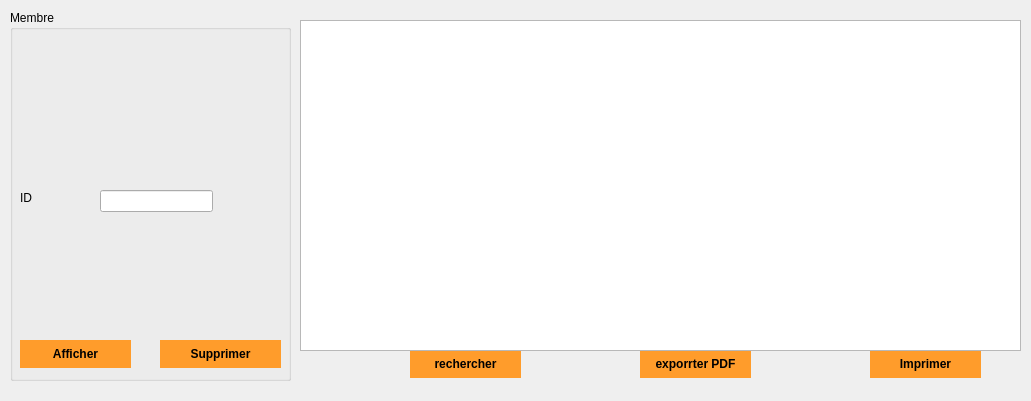
      <widget class="QWidget" name="page_16">
       <property name="geometry">
        <rect>
         <x>0</x>
         <y>0</y>
         <width>1031</width>
         <height>401</height>
        </rect>
       </property>
       <attribute name="label">
        <string>Afficher/supprimer un Membre</string>
       </attribute>
       <widget class="QGroupBox" name="groupBox_12">
        <property name="geometry">
         <rect>
          <x>10</x>
          <y>10</y>
          <width>281</width>
          <height>371</height>
         </rect>
        </property>
        <property name="title">
         <string>Membre</string>
        </property>
        <widget class="QLabel" name="label_14">
         <property name="geometry">
          <rect>
           <x>10</x>
           <y>180</y>
           <width>111</width>
           <height>16</height>
          </rect>
         </property>
         <property name="text">
          <string>ID</string>
         </property>
        </widget>
        <widget class="QLineEdit" name="id_3">
         <property name="geometry">
          <rect>
           <x>90</x>
           <y>180</y>
           <width>113</width>
           <height>22</height>
          </rect>
         </property>
        </widget>
        <widget class="QPushButton" name="pushButton_supprimer_m">
         <property name="geometry">
          <rect>
           <x>150</x>
           <y>330</y>
           <width>121</width>
           <height>28</height>
          </rect>
         </property>
         <property name="styleSheet">
          <string notr="true">QPushButton {
background-color: #ff9c2b;
	color: #000000;
	font-weight: bold;
	border-style: solid;
	border-color: #000000;
	padding: 6px;
}
QPushButton:hover
{
color :white;
}</string>
         </property>
         <property name="text">
          <string>Supprimer</string>
         </property>
        </widget>
        <widget class="QPushButton" name="pushButton_afficher_m2">
         <property name="geometry">
          <rect>
           <x>10</x>
           <y>330</y>
           <width>111</width>
           <height>28</height>
          </rect>
         </property>
         <property name="styleSheet">
          <string notr="true">QPushButton {
background-color: #ff9c2b;
	color: #000000;
	font-weight: bold;
	border-style: solid;
	border-color: #000000;
	padding: 6px;
}
QPushButton:hover
{
color :white;
}</string>
         </property>
         <property name="text">
          <string>Afficher</string>
         </property>
        </widget>
       </widget>
       <widget class="QPushButton" name="pushButton_modifier_6">
        <property name="geometry">
         <rect>
          <x>410</x>
          <y>350</y>
          <width>111</width>
          <height>28</height>
         </rect>
        </property>
        <property name="styleSheet">
         <string notr="true">QPushButton {
background-color: #ff9c2b;
	color: #000000;
	font-weight: bold;
	border-style: solid;
	border-color: #000000;
	padding: 6px;
}
QPushButton:hover
{
color :white;
}</string>
        </property>
        <property name="text">
         <string>rechercher</string>
        </property>
       </widget>
       <widget class="QPushButton" name="pushButton_modifier_7">
        <property name="geometry">
         <rect>
          <x>640</x>
          <y>350</y>
          <width>111</width>
          <height>28</height>
         </rect>
        </property>
        <property name="styleSheet">
         <string notr="true">QPushButton {
background-color: #ff9c2b;
	color: #000000;
	font-weight: bold;
	border-style: solid;
	border-color: #000000;
	padding: 6px;
}
QPushButton:hover
{
color :white;
}</string>
        </property>
        <property name="text">
         <string>exporrter PDF</string>
        </property>
       </widget>
       <widget class="QPushButton" name="pushButton_modifier_8">
        <property name="geometry">
         <rect>
          <x>870</x>
          <y>350</y>
          <width>111</width>
          <height>28</height>
         </rect>
        </property>
        <property name="styleSheet">
         <string notr="true">QPushButton {
background-color: #ff9c2b;
	color: #000000;
	font-weight: bold;
	border-style: solid;
	border-color: #000000;
	padding: 6px;
}
QPushButton:hover
{
color :white;
}</string>
        </property>
        <property name="text">
         <string>Imprimer</string>
        </property>
       </widget>
       <widget class="QTableView" name="tableView_m2">
        <property name="geometry">
         <rect>
          <x>300</x>
          <y>20</y>
          <width>721</width>
          <height>331</height>
         </rect>
        </property>
       </widget>
      </widget>
